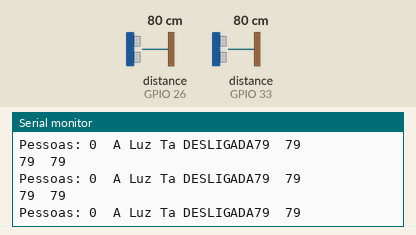
Bench run of a sketch on a simulated ESP32. On the bench: the last lines printed to the serial monitor. Wiring (inferred from the names in the program): 2 × ultrasonic range finder: trigger GPIO 25, echo GPIO 33 / trigger GPIO 27, echo GPIO 26. The inputs (shaded band) are chosen by the test bench; at power-on: distance to the obstacle (sensors on GPIO 26, GPIO 33) 80 cm. The echo pulse lasts 58.3 µs per cm.

Above: at 1.2 s.
1.3 s: distance to the obstacle (sensor on GPIO 26) set to 2 cm
At 2.1 s:
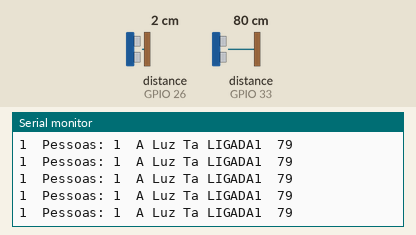
3.2 s: distance to the obstacle (sensor on GPIO 33) set to 2 cm
At 3.7 s:
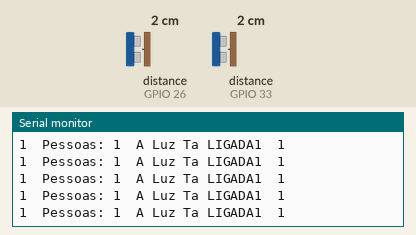
6.2 s: distance to the obstacle (sensor on GPIO 26) set to 18 cm
At 6.7 s:
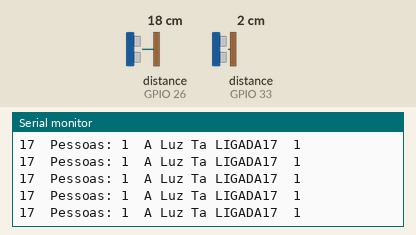
9.2 s: distance to the obstacle (sensor on GPIO 33) set to 18 cm
At 9.26 s:
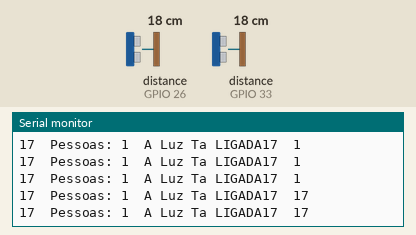
12.2 s: distance to the obstacle (sensor on GPIO 26) set to 60 cm
At 12.26 s:
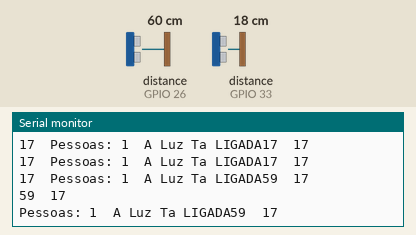
13.7 s: distance to the obstacle (sensor on GPIO 33) set to 60 cm
At 14.5 s:
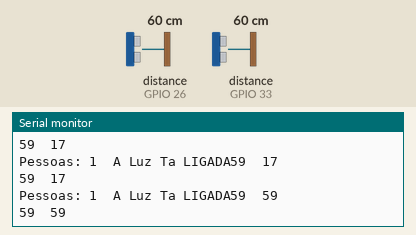
Timing chart, 0 to 16.7 s (numbered marks = the images above; inputs shaded):
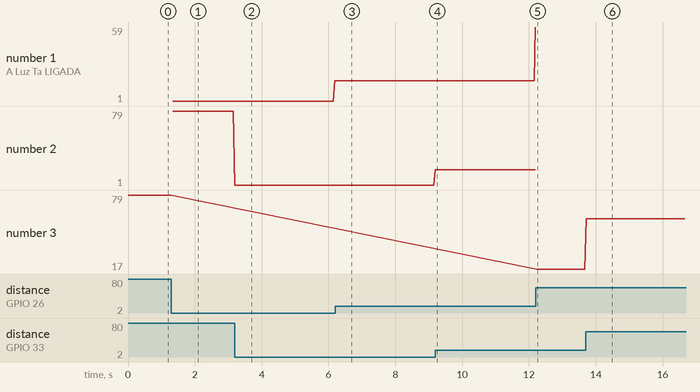

Measured:
- after the input at 1.3 s, the serial monitor: prints a new line at once (image 1)
- after the input at 3.2 s, the serial monitor: prints a new line at once (image 2)
- after the input at 6.2 s, the serial monitor: prints a new line at once (image 3)
- after the input at 9.2 s, the serial monitor: prints a new line at once (image 4)
- after the input at 12.2 s, the serial monitor: prints a new line at once (image 5)
- after the input at 13.7 s, the serial monitor: prints a new line at once (image 6)
- plotted number 1: 1 → 17 after the input at 3.2 s, 17 → 59 after the input at 9.2 s
- plotted number 2: 1 → 17 after the input at 6.2 s

The sketch:

SonarSimples_ProjetoLampada.ino
```cpp
//Sonar 1
#define echoPin1 26
#define trigPin1 27

//Sonar 2
#define echoPin2 33
#define trigPin2 25

//Variaveis
int numero = 0;
int DoorWidth = 50; //!CALIBRAR

bool flag1 = 0;
bool flag2 = 0;


void setup()
{
  pinMode(trigPin1, OUTPUT);
  pinMode(echoPin1, INPUT);
  pinMode(trigPin2, OUTPUT);
  pinMode(echoPin2, INPUT);

  Serial.begin(9600);
}


void loop()
{
    //?Condição para Entrada
        if (sonar1() && flag1 == 0)
        {
            flag1 = 1;
            if (flag2 == 0){
                //Adiciona 1 pessoa
                numero++;

                }
        }


    //!Condição para Saida
        if (sonar2() && flag2 == 0)
        {
            flag2 = 1;
            if (flag1 == 0)
            {
                //Subtrai 1 pessoa
                numero--;

                //impede de ser negativo
                numero = numero < 0 ? 0 : numero;
            }
        }


    //*Reset de Flag
        if (!sonar1() && !sonar2() && flag1 == 1 && flag2 == 1)
        {
            flag1 = 0, flag2 = 0;
            delay(1000);
        }

    //*Printa valores
    Serial.print("Pessoas: ");
    Serial.print(numero);
    Serial.print("  ");
    Serial.print("A Luz Ta ");

    //*Condição de Lampada LIGADA/DESLIGADA
        if (numero > 0)
        {
            Serial.print("LIGADA");
        }
        else
        {
            Serial.print("DESLIGADA");
        }
}


bool sonar1()
{
    //leitura do Sonar1
    long duration;
    int distance;
    bool Enter = false;

    digitalWrite(trigPin1, LOW);
    delayMicroseconds(2);

    digitalWrite(trigPin1, HIGH);
    delayMicroseconds(10);
    digitalWrite(trigPin1, LOW);

    duration = pulseIn(echoPin1, HIGH);

    distance = duration * 0.034 / 2;


    Serial.print(distance);
    Serial.print("  ");

    //Condições

        //Passou pelo sonar
        if (distance <= DoorWidth)
        {
            Enter = true;
            return (Enter);
        }

        //Não passou pelo sonar
        else
        {
            Enter = false;
            return (Enter);
        }
}

bool sonar2()
{

    //leitura do Sonar2
    long duration;
    int distance;
    bool Enter = false;

    digitalWrite(trigPin2, LOW);
    delayMicroseconds(2);

    digitalWrite(trigPin2, HIGH);
    delayMicroseconds(10);
    digitalWrite(trigPin2, LOW);

    duration = pulseIn(echoPin2, HIGH);

    distance = duration * 0.034 / 2;


    Serial.println(distance);

    //Condições

        //Passou pelo sonar
        if (distance <= DoorWidth)
        {
            Enter = true;
            return (Enter);
        }

        //Não passou pelo sonar
        else
        {
            Enter = false;
            return (Enter);
        }
}
```
